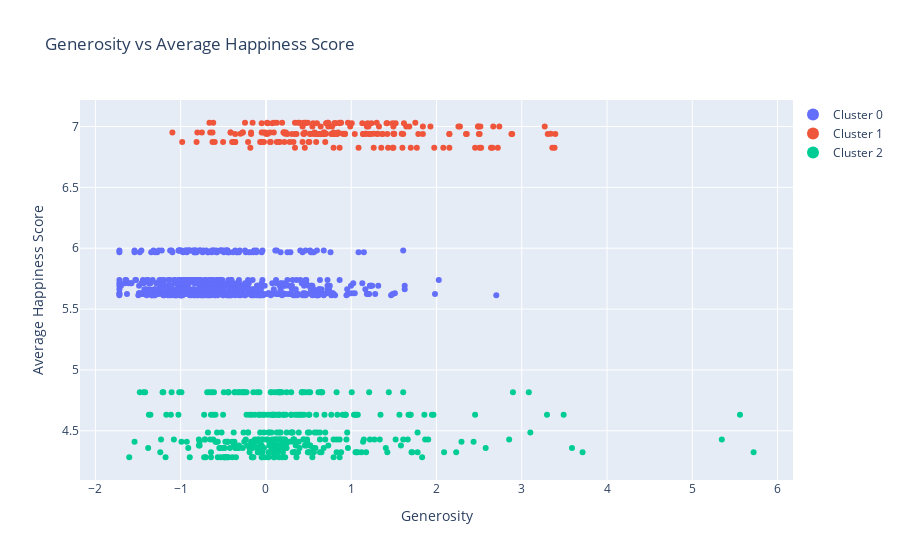

This figure's notebook cell:
### Markdown cell above
### *Generosity vs Average Happiness Score*

### Code cell
# Creates the Plotly figure
fig_6 = go.Figure()

# Loops through the clusters and add traces
for cluster_num in range(3):
    cluster_data = standardized_df[standardized_df['cluster'] == cluster_num]
    
    # Defines how the hover text is displayed
    hover_text = (cluster_data['country'] + ', ' + cluster_data['year'].astype(str))
    
    # Adds scatter trace for each cluster
    fig_6.add_trace(
        go.Scatter(
            x=cluster_data['generosity'],
            y=cluster_data['avg_happiness_score'],
            mode='markers',
            name=f'Cluster {cluster_num}',
            hoverinfo='text',  # Sets hoverinfo to 'text' to only display custom hover text
            text=hover_text,   # Uses the 'text' parameter instead of 'hovertext'
            marker=dict(size=6)
        )
    )

# Customizes the plot layout
fig_6.update_layout(
    xaxis_title='Generosity',
    yaxis_title='Average Happiness Score',
    title='Generosity vs Average Happiness Score',
    showlegend=True,
    legend=dict(
        x=1,
        y=1,
        itemsizing='constant',
    )
)

### Figure 1 — Plotly figure (JSON) as saved in the notebook; plotly's stock layout.template omitted (floating-point values rounded to 4 significant figures; data arrays with more than 128 entries replaced by an {"elided": "..."} marker saying what was removed)
{"data": [{"hoverinfo": "text", "marker": {"size": 6}, "mode": "markers", "name": "Cluster 0", "text": {"elided": "608 str values"}, "type": "scatter", "x": {"elided": "608 float values"}, "y": {"elided": "608 float values"}}, {"hoverinfo": "text", "marker": {"size": 6}, "mode": "markers", "name": "Cluster 1", "text": {"elided": "209 str values"}, "type": "scatter", "x": {"elided": "209 float values"}, "y": {"elided": "209 float values"}}, {"hoverinfo": "text", "marker": {"size": 6}, "mode": "markers", "name": "Cluster 2", "text": {"elided": "362 str values"}, "type": "scatter", "x": {"elided": "362 float values"}, "y": {"elided": "362 float values"}}], "layout": {"legend": {"itemsizing": "constant", "x": 1, "y": 1}, "showlegend": true, "title": {"text": "Generosity vs Average Happiness Score"}, "xaxis": {"title": {"text": "Generosity"}}, "yaxis": {"title": {"text": "Average Happiness Score"}}}}
